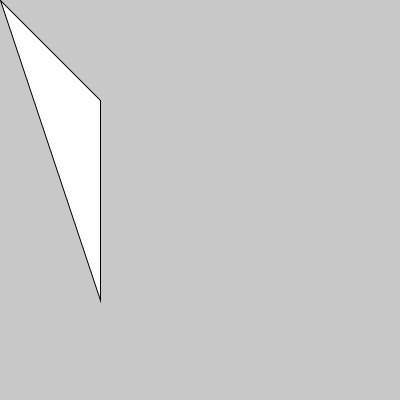
Frame 1 (no input)
Frame 60 (the mouse pressed at the canvas centre just before this capture): identical to frame 1, image omitted
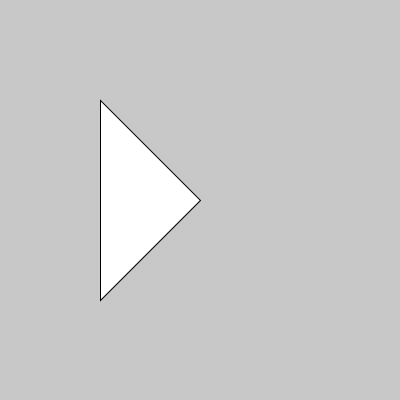
Frame 120 (the mouse held since frame 60 and released just before this capture)

The Processing sketch that drew these frames (run headless with seeded random() and noise(); from frame 60 on, the mouse is pressed at the canvas centre):

// Processing sketch: eventos
// ── eventos.pde
void setup(){
  size(400, 400);
  //frameRate(1);
}

void draw(){
  background(200);
  triangle(100,100, mouseX, mouseY, 100, 300);
  println(mouseX, mouseY);
}

void mouseClicked(){
  rect(0,0,100,100);
}

void keyPressed(){
  fill(#00FF00);
}

void mouseWheel(){
  fill(#000000);
}

void mouseDragged(){
  fill(#FFFFFF);
}
